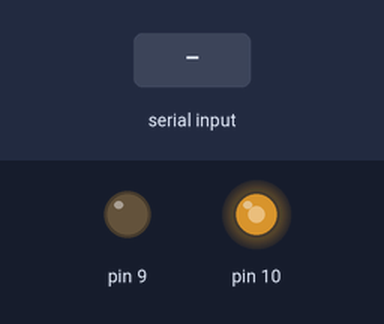
Bench run of a sketch on a simulated Arduino Pro Mini, built with avr-gcc and run on an emulated ATmega328P. Parts: output pins drawn as LEDs (lit = HIGH). The test bench sets the inputs (shaded band). What the sketch prints to the serial monitor is not drawn.

Above: at 2.0 s.
2.1 s: "1" received over the second serial link
4.6 s: "0" received over the second serial link
Timing chart, 0 to 7.6 s (numbered marks = the images above; inputs shaded):
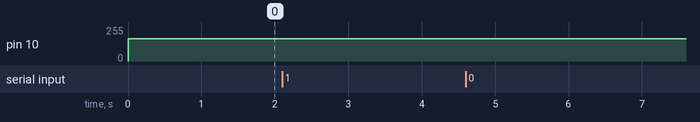

The sketch:

_25k_pwm_2pin.ino
```cpp
#include <Arduino.h>

#include <SoftwareSerial.h>
SoftwareSerial ESPserial(11, 12);

byte byteRead;

// PWM output @ 25 kHz, only on pins 9 and 10.
// Output value should be between 0 and 320, inclusive.
void analogWrite25k(int pin, int value)
{
    switch (pin) {
        case 9:
            OCR1A = value;
            break;
        case 10:
            OCR1B = value;
            break;
        default:
            // no other pin will work
            break;
    }
}

void setup()
{
    Serial.begin(115200);
    ESPserial.begin(115200);

    Serial.println("");
    Serial.println("Yo");
    Serial.println("");
    ESPserial.println("from espserial");
    ESPserial.println("Yo2");
    ESPserial.println("zz");

    // Configure Timer 1 for PWM @ 25 kHz.
    TCCR1A = 0;           // undo the configuration done by...
    TCCR1B = 0;           // ...the Arduino core library
    TCNT1  = 0;           // reset timer
    TCCR1A = _BV(COM1A1)  // non-inverted PWM on ch. A
           | _BV(COM1B1)  // same on ch; B
           | _BV(WGM11);  // mode 10: ph. correct PWM, TOP = ICR1
    TCCR1B = _BV(WGM13)   // ditto
           | _BV(CS10);   // prescaler = 1
    ICR1   = 320;         // TOP = 320

    // Set the PWM pins as output.
    pinMode( 9, OUTPUT);
    pinMode(10, OUTPUT);
}

void loop()
{
    // Just an example:
    analogWrite25k(10, 210);
    delay(1000);              // wait for a second
    ESPserial.write("ok");

        // listen for communication from the ESP8266 and then write it to the serial monitor
   if (ESPserial.available()){
    delay(100);
    while (ESPserial.available() > 0) {
      byteRead = ESPserial.read();
      Serial.println(byteRead);
      analogWrite25k(10, byteRead);
    }

  }

    // listen for user input and send it to the ESP8266
    if ( Serial.available() )       {  ESPserial.write( Serial.read() );  }
}
```
